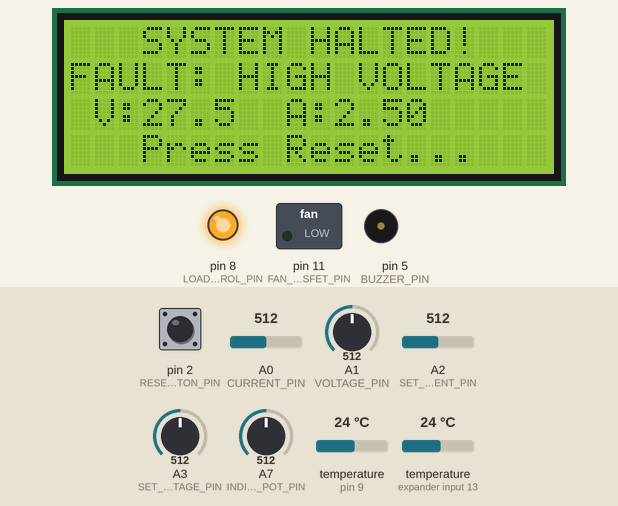
A sketch run on a simulated Arduino Nano, built with avr-gcc and run on an emulated ATmega328P. On the bench: 20×4 character LCD, switched loads named in the sketch (green lamp = pin HIGH), output pins drawn as LEDs (lit = HIGH), buzzer (waves = sounding). Inputs (shaded band) come from the test bench; at power-on: pin 2 (RESET_BUTTON_PIN) HIGH, A0 (CURRENT_PIN) = 512, A1 (VOLTAGE_PIN) = 512, A2 (SET_CURRENT_PIN) = 512, A3 (SET_VOLTAGE_PIN) = 512, A7 (INDICATOR_POT_PIN) = 512, temperature (sensors on pin 9, expander input 13) 24 °C. Pins used as bus, display or sensor lines are not drawn.

Above: at 4.5 s.
4.6 s: pin 2 (RESET_BUTTON_PIN) pulled LOW for 0.15 s
At 5.4 s:
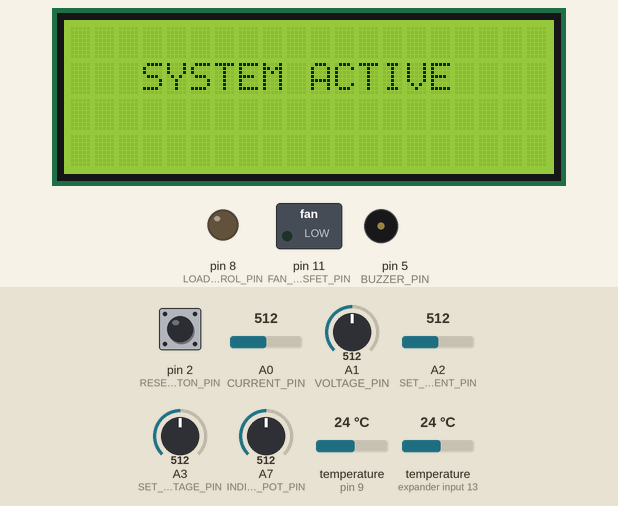
7.3 s: A0 (CURRENT_PIN) set to 716
At 8.3 s:
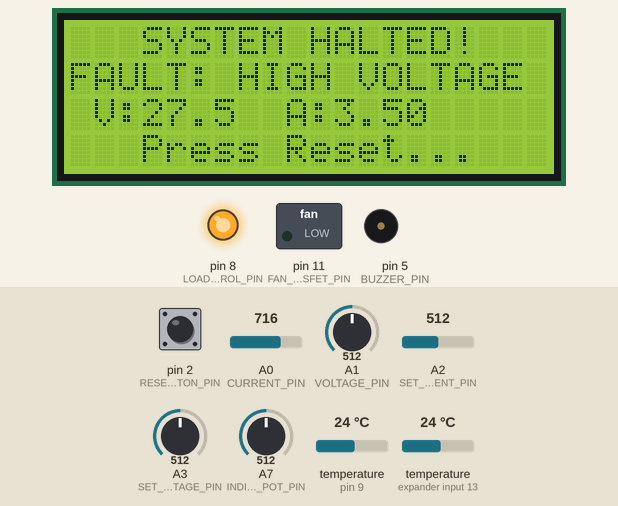
8.8 s: A1 (VOLTAGE_PIN) set to 716
At 10.0 s:
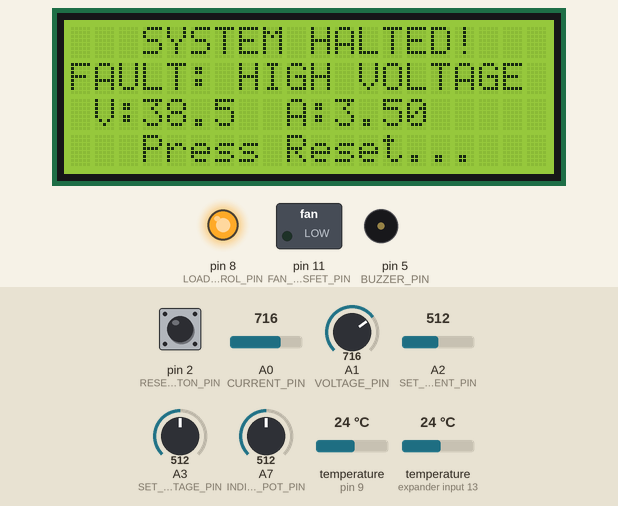
10.3 s: A0 (CURRENT_PIN) set to 992
At 11.6 s:
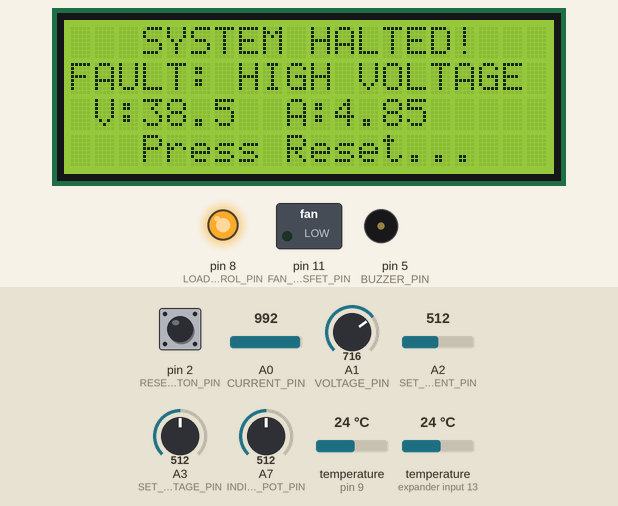
11.9 s: A1 (VOLTAGE_PIN) set to 992
At 12.3 s:
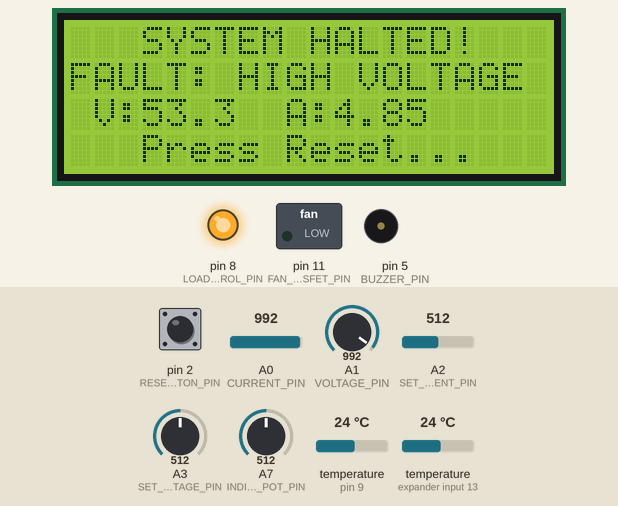
13.5 s: A0 (CURRENT_PIN) set to 1010
At 15.1 s:
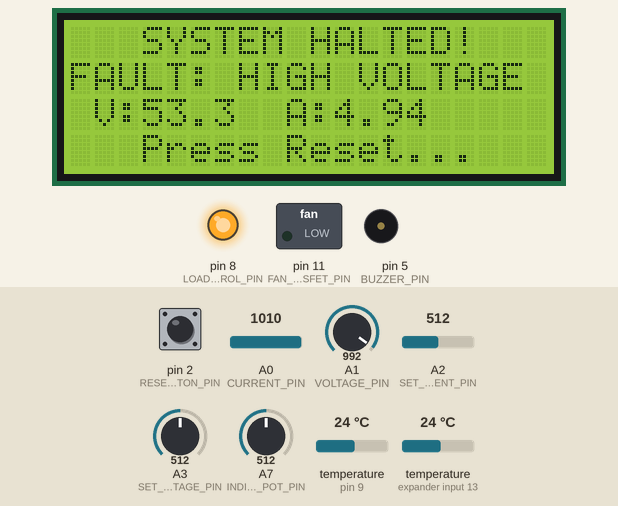
Timing chart, 0 to 16.1 s (numbered marks = the images above; inputs shaded):
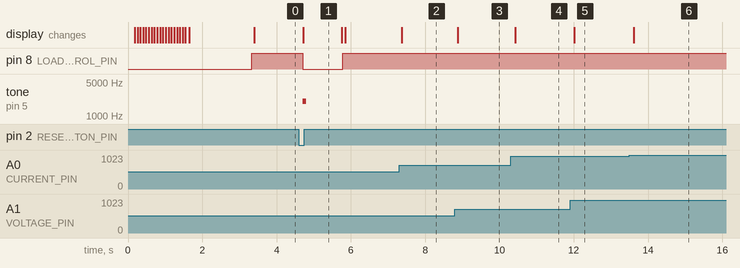

The sketch:

koryukprojesi.ino
```cpp
/*
 * Arduino Electronic Load Project (FINAL VERSION - 20x4 EDITION)
 * -----------------------------------------------------------
 * - OPTIMIZED FOR 20x4 DISPLAY (Professional Look) -
 * - ENGLISH INTERFACE FOR YOUTUBE / GLOBAL USE -
 * - HIGH VOLTAGE PROTECTION & MAX 20V SET LIMIT -
 * - FIXED: Display Flickering (Titreme) and Overwrite Issues -
 * - PREMIUM FEATURES: Fan Animation, Progress Bar, Haptic Sound -
 * -----------------------------------------------------------
 * * * PIN CONNECTIONS:
 * A0: Current Sense (1V = 1A)
 * A1: Voltage Sense (Max 50V)
 * A2: Set Current Pot (Max 5A)
 * A3: Set Voltage Pot (Max 20V)
 * D8: Load Control MOSFET (Safety Cutoff - HIGH triggers OFF)
 * D2: Reset Button (Active LOW)
 * D5: Buzzer
 * D9: DS18B20 One-Wire Bus
 * D11: Fan MOSFET (Low-Side Switching)
 * SDA/SCL: 20x4 I2C LCD Display
 */

#include <Wire.h>
#include <LiquidCrystal_I2C.h>
#include <OneWire.h>
#include <DallasTemperature.h>

// --- LCD Settings (UPDATED FOR 20x4) ---
LiquidCrystal_I2C lcd(0x27, 20, 4);  // 20 Columns, 4 Rows

// --- Pin Definitions ---
const int CURRENT_PIN = A0;
const int VOLTAGE_PIN = A1;
const int SET_CURRENT_PIN = A2;
const int SET_VOLTAGE_PIN = A3;
const int INDICATOR_POT_PIN = A7;

const int RESET_BUTTON_PIN = 2;
const int BUZZER_PIN = 5;
const int LOAD_CONTROL_PIN = 8;    // D8 - Safety Cutoff MOSFET
const int ONE_WIRE_BUS_PIN = 9;    // D9 - DS18B20 Sensors
const int FAN_MOSFET_PIN = 11;     // D11 - Fan MOSFET

// --- Control Logic ---
const int LOAD_ON = LOW;       // Normal Operation (D8 LOW)
const int LOAD_OFF = HIGH;     // Fault State (D8 HIGH)
const int FAN_ON = HIGH;
const int FAN_OFF = LOW;

// --- Calibration & Settings ---
const float V_REF = 5.0;
const float VOLTAGE_DIVIDER_RATIO = 11.0;
const float MIN_CURRENT_THRESHOLD = 0.05;

// --- Thermal Control Settings ---
const float FAN_ON_TEMP_THRESHOLD = 55.0;
const float FAN_OFF_TEMP_THRESHOLD = 45.0;
const float TEMP_FAULT_LIMIT = 65.0;

// --- PROTECTION LIMITS ---
const float HIGH_VOLTAGE_PROTECTION = 21.0;

// --- Global Variables ---
float actualVoltage = 0.0;
float actualCurrent = 0.0;
float setVoltage = 0.0;
float setCurrent = 0.0;
float power = 0.0;
int indicatorPotValue = 0;

bool faultState = false;
String faultMessage = "";

// --- Temp & Fan Variables ---
OneWire oneWire(ONE_WIRE_BUS_PIN);
DallasTemperature sensors(&oneWire);
float tempS2 = 0.0; // S2 (MOSFET Temp)
float tempS1 = 0.0; // S1 (Resistor Temp)
bool isFanOn = false;

// Sabit etiketleri sadece bir kez yazdırmak için bayraklar
bool labelsPrinted = false;

// --- Timing Variables for Async Temp Reading ---
unsigned long lastTempUpdate = 0;
const unsigned long TEMP_UPDATE_INTERVAL = 1000; // 1 saniyede bir sıcaklık oku

// --- Custom Characters & Animation ---
byte charFan1[8] = {0x04,0x0E,0x1F,0x04,0x1F,0x0E,0x04,0x00}; // Pervane +
byte charFan2[8] = {0x1B,0x0E,0x04,0x0E,0x1B,0x00,0x00,0x00}; // Pervane x
byte charBar[8]  = {0xFF,0xFF,0xFF,0xFF,0xFF,0xFF,0xFF,0xFF}; // Full Block

unsigned long lastFanAnimTime = 0;
const int FAN_ANIM_DELAY = 250; // 250ms de bir yön değişir
int fanFrame = 0; // 0 veya 1


void setup() {
  Serial.begin(9600);

  // Set Pin Modes
  pinMode(LOAD_CONTROL_PIN, OUTPUT);
  pinMode(RESET_BUTTON_PIN, INPUT);
  pinMode(BUZZER_PIN, OUTPUT);
  pinMode(FAN_MOSFET_PIN, OUTPUT);

  // Initial States
  digitalWrite(LOAD_CONTROL_PIN, LOAD_ON);    // Load ON
  digitalWrite(BUZZER_PIN, LOW);             // Buzzer OFF
  digitalWrite(FAN_MOSFET_PIN, FAN_OFF);     // Fan OFF

  // Init LCD
  lcd.init();
  lcd.backlight();
  lcd.clear();

  // Create Custom Characters
  lcd.createChar(0, charFan1);
  lcd.createChar(1, charFan2);
  lcd.createChar(2, charBar); // Progress Bar Block

  // --- SHOW LOADING SCREEN ---
  lcd.setCursor(2, 1);
  lcd.print("SYSTEM STARTING");

  // Progress Bar Animation (20 Karakterlik Çubuk)
  lcd.setCursor(0, 2);
  for (int i = 0; i < 20; i++) {
    lcd.write(2); // Block karakterini yaz
    delay(75);    // Hız ayarı (Toplam ~1.5sn sürer)
  }

  lcd.clear();

  // --- WELCOME SCREEN (Short) ---
  lcd.setCursor(2, 0);
  lcd.print("ELECTRONIC LOAD");
  lcd.setCursor(4, 1);
  lcd.print("Version 2.0"); // V2.0 PRO
  delay(1500);

  // Init Sensors
  sensors.begin();

  // ASYNC MODE: İşlemciyi bekletme
  sensors.setWaitForConversion(false);
  sensors.requestTemperatures(); // İlk çevrimi başlat

  delay(100);

  faultState = false;
  lcd.clear();
  // İlk çalıştırmada sabit etiketleri yazdır
  printFixedLabels();
}

/**
 * @brief Ekrana sabit etiketleri (Set:, Act:, Pwr:, Mos:, Res:, Pot:) sadece bir kez yazar.
 * Bu, ana döngüde (loop) tekrarlanan yazımı ve titremeyi önler.
 */
void printFixedLabels() {
  // Line 1: Set Values Labels
  lcd.setCursor(0, 0);
  lcd.print("Set: ");
  // Line 2: Actual Values Labels
  lcd.setCursor(0, 1);
  lcd.print("Act: ");
  // Line 3: Power & Pot Labels
  lcd.setCursor(0, 2);
  lcd.print("Pwr: "); // POWER -> PWR KISALTILDI
  lcd.setCursor(11, 2); // POT Sola hizalandı
  lcd.print("Pot:");
  // Line 4: Temps Labels
  lcd.setCursor(0, 3);
  lcd.print("Mos:");
  lcd.setCursor(8, 3); // Res Sola hizalandı
  lcd.print("Res:");

  labelsPrinted = true;
}


void loop() {

  // 1. Check Reset Button
  if (faultState == true) {
    if (digitalRead(RESET_BUTTON_PIN) == LOW) {
      delay(50); // Debounce
      if (digitalRead(RESET_BUTTON_PIN) == LOW) {
        // Reset Faults
        tone(BUZZER_PIN, 2000, 100); // Bip sesi ile onay
        faultState = false;
        faultMessage = "";
        digitalWrite(LOAD_CONTROL_PIN, LOAD_ON);
        digitalWrite(BUZZER_PIN, LOW);
        lcd.clear();
        lcd.setCursor(3, 1);
        lcd.print("SYSTEM ACTIVE");
        delay(1000);
        lcd.clear();
        // Reset sonrası sabit etiketleri yeniden yazdır
        printFixedLabels();
        return;
      }
    }
  }

  // 2. Read Sensors
  readSensors();
  readTemperatures();

  // 3. Fan Control
  controlFan();

  // 4. Fault Check
  if (faultState == false) {

    // *** HIGH VOLTAGE PROTECTION (>21V) ***
    if (actualVoltage > HIGH_VOLTAGE_PROTECTION) {
      setFault("FAULT: HIGH VOLTAGE");
    }
    // Over Current
    else if (actualCurrent > setCurrent) {
      setFault("FAULT: OVER CURRENT");
    }
    // Low Voltage
    else if (actualVoltage < setVoltage && actualCurrent > MIN_CURRENT_THRESHOLD) {
      setFault("FAULT: LOW VOLTAGE");
    }
    // Over Temp
    else if (tempS1 > TEMP_FAULT_LIMIT || tempS2 > TEMP_FAULT_LIMIT) {
      setFault("FAULT: OVER HEATING");
    }
  }

  // 5. Update Display
  if (faultState) {
    displayFault();
  } else {
    // Sabit etiketler (Set:, Act:, Pwr: vb.) zaten yazıldıysa, sadece dinamik değerleri güncelle
    updateDynamicValues();
  }
}

/**
 * @brief Triggers a system fault.
 */
void setFault(String message) {
  faultState = true;
  faultMessage = message;

  digitalWrite(LOAD_CONTROL_PIN, LOAD_OFF); // Cut Power
  digitalWrite(BUZZER_PIN, HIGH);
  lcd.clear(); // Hata durumunda ekranı temizle (Mos vb. kalmasın)
}

/**
 * @brief Reads all analog inputs.
 */
void readSensors() {
  // Set Current (Max 5A)
  int setAmperRaw = analogRead(SET_CURRENT_PIN);
  setCurrent = map(setAmperRaw, 0, 1023, 0, 500) / 100.0;

  // Set Voltage (Max 20V Limit)
  int setVoltajRaw = analogRead(SET_VOLTAGE_PIN);
  setVoltage = map(setVoltajRaw, 0, 1023, 0, 2000) / 100.0;

  // Actual Current
  int actualCurrentRaw = analogRead(CURRENT_PIN);
  float actualCurrentVolts = (actualCurrentRaw / 1023.0) * V_REF;
  actualCurrent = actualCurrentVolts;

  // Actual Voltage
  int actualVoltajRaw = analogRead(VOLTAGE_PIN);
  float pinVoltage = (actualVoltajRaw / 1023.0) * V_REF;
  actualVoltage = pinVoltage * VOLTAGE_DIVIDER_RATIO;

  power = actualVoltage * actualCurrent;
  indicatorPotValue = analogRead(INDICATOR_POT_PIN);
}

void readTemperatures() {
  // Sadece 1 saniyede bir işlem yap (Non-blocking)
  if (millis() - lastTempUpdate >= TEMP_UPDATE_INTERVAL) {
    lastTempUpdate = millis();

    // 1. Sensörde HAZIR olan değeri oku (Bir önceki istekten gelen)
    float temp1 = sensors.getTempCByIndex(1);
    float temp0 = sensors.getTempCByIndex(0);

    if (temp0 != DEVICE_DISCONNECTED_C && temp0 > -127.0) {
      tempS2 = temp0; // Index 0 -> S2 (Resistor)
    }
    if (temp1 != DEVICE_DISCONNECTED_C && temp1 > -127.0) {
      tempS1 = temp1; // Index 1 -> S1 (MOSFET)
    }

    // 2. Bir SONRAKİ okuma için sensöre "Çevrime Başla" emri ver
    // WaitForConversion(false) olduğu için işlemciyi bekletmez, hemen döner.
    sensors.requestTemperatures();
  }
}

/**
 * @brief Controls Fan based on temp.
 */
void controlFan() {
  if (tempS1 > FAN_ON_TEMP_THRESHOLD || tempS2 > FAN_ON_TEMP_THRESHOLD) {
    isFanOn = true;
  }
  else if (tempS1 < FAN_OFF_TEMP_THRESHOLD && tempS2 < FAN_OFF_TEMP_THRESHOLD) {
    isFanOn = false;
  }

  if (isFanOn) {
    digitalWrite(FAN_MOSFET_PIN, FAN_ON);
  } else {
    digitalWrite(FAN_MOSFET_PIN, FAN_OFF);
  }
}

/**
 * @brief Sadece dinamik değerleri günceller, sabit etiketlere dokunmaz. (20x4 Optimized)
 */
void updateDynamicValues() {
  // Line 1: Set Values
  // Başlangıç: Kolon 5 (Set: 01234)
  lcd.setCursor(5, 0);
  lcd.print(String(setVoltage, 1));
  lcd.print("V "); // Sabit uzunluk koruma (Tek boşluk)
  // Başlangıç: Kolon 11
  lcd.setCursor(11, 0);
  lcd.print(String(setCurrent, 2));
  lcd.print("A "); // Sabit uzunluk koruma (Tek boşluk)

  // Line 2: Actual Values
  // Başlangıç: Kolon 5 (Act: 01234)
  lcd.setCursor(5, 1);
  lcd.print(String(actualVoltage, 1));
  lcd.print("V "); // Sabit uzunluk koruma
  // Başlangıç: Kolon 11
  lcd.setCursor(11, 1);
  lcd.print(String(actualCurrent, 2));
  lcd.print("A "); // Sabit uzunluk koruma

  // Line 3: Power & Pot
  // Başlangıç: Kolon 5 (Pwr: 01234)
  lcd.setCursor(5, 2);
  lcd.print(String(power, 1));
  lcd.print("W "); // Sabit uzunluk koruma - Tek boşluk (P harfini korur)

  // Pot değerini güncelle. Başlangıç: Kolon 15 (Pot: 12345)
  lcd.setCursor(15, 2);
  lcd.print(indicatorPotValue);

  // Taşmayı önlemek için akıllı boşluk (Toplam 5 karakter alanı: 15-19)
  if (indicatorPotValue < 10) lcd.print("    ");      // 1 rakam + 4 boşluk
  else if (indicatorPotValue < 100) lcd.print("   "); // 2 rakam + 3 boşluk
  else if (indicatorPotValue < 1000) lcd.print("  "); // 3 rakam + 2 boşluk
  else lcd.print(" ");                                // 4 rakam + 1 boşluk

  // Line 4: Temps & Fan Status
  // Mos Temp. Başlangıç: Kolon 4 (Mos: 0123)
  lcd.setCursor(4, 3);
  lcd.print(String((int)tempS1));
  lcd.print("C "); // Sabit uzunluk koruma

  // Res Temp. Başlangıç: Kolon 12 (Res: 8901)
  lcd.setCursor(12, 3);
  lcd.print(String((int)tempS2));
  lcd.print("C ");

  // Fan Status. Başlangıç: Kolon 16
  lcd.setCursor(16, 3);
  if (isFanOn) {
    // Animasyon Mantığı
    if (millis() - lastFanAnimTime >= FAN_ANIM_DELAY) {
      lastFanAnimTime = millis();
      fanFrame = !fanFrame; // 0 -> 1, 1 -> 0 Geçiş
    }

    lcd.print("FAN");
    lcd.write(fanFrame); // 0 veya 1 nolu karakteri bas
  } else {
    lcd.print("    "); // Temizle
  }
}

/**
 * @brief Displays Fault Screen (Centered)
 */
void displayFault() {
  // Line 0: Header (Centered)
  // "SYSTEM HALTED!" is 14 chars. (20-14)/2 = 3
  lcd.setCursor(3, 0);
  lcd.print("SYSTEM HALTED!");

  // Line 1: Error Message (Dynamic)
  lcd.setCursor(0, 1);
  lcd.print(faultMessage); // e.g. "FAULT: HIGH VOLTAGE"
  // Clear rest of line
  for (int i = faultMessage.length(); i < 20; i++) {
    lcd.print(" ");
  }

  // Line 2: Frozen Values
  lcd.setCursor(1, 2); // Indent slightly
  lcd.print("V:");
  lcd.print(String(actualVoltage, 1));
  lcd.print("  A:");
  lcd.print(String(actualCurrent, 2));
  lcd.print("    ");

  // Line 3: Instruction
  // "Press Reset..." is 14 chars.
  lcd.setCursor(3, 3);
  lcd.print("Press Reset...");
}
```

Measured:
- after the input at 4.6 s, pin 8 (LOAD_CONTROL_PIN): HIGH → LOW after 0.10 s, → HIGH 1.1 s later; tone on pin 5 (BUZZER_PIN): silent → 2000 Hz after 0.10 s, → silent 0.10 s later; the display: changes after 0.12 s (image 1)
- after the input at 7.3 s, the display: changes after 0.07 s (image 2)
- after the input at 8.8 s, the display: changes after 0.08 s (image 3)
- after the input at 10.3 s, the display: changes after 0.13 s (image 4)
- after the input at 11.9 s, the display: changes after 0.11 s (image 5)
- after the input at 13.5 s, the display: changes after 0.12 s (image 6)
